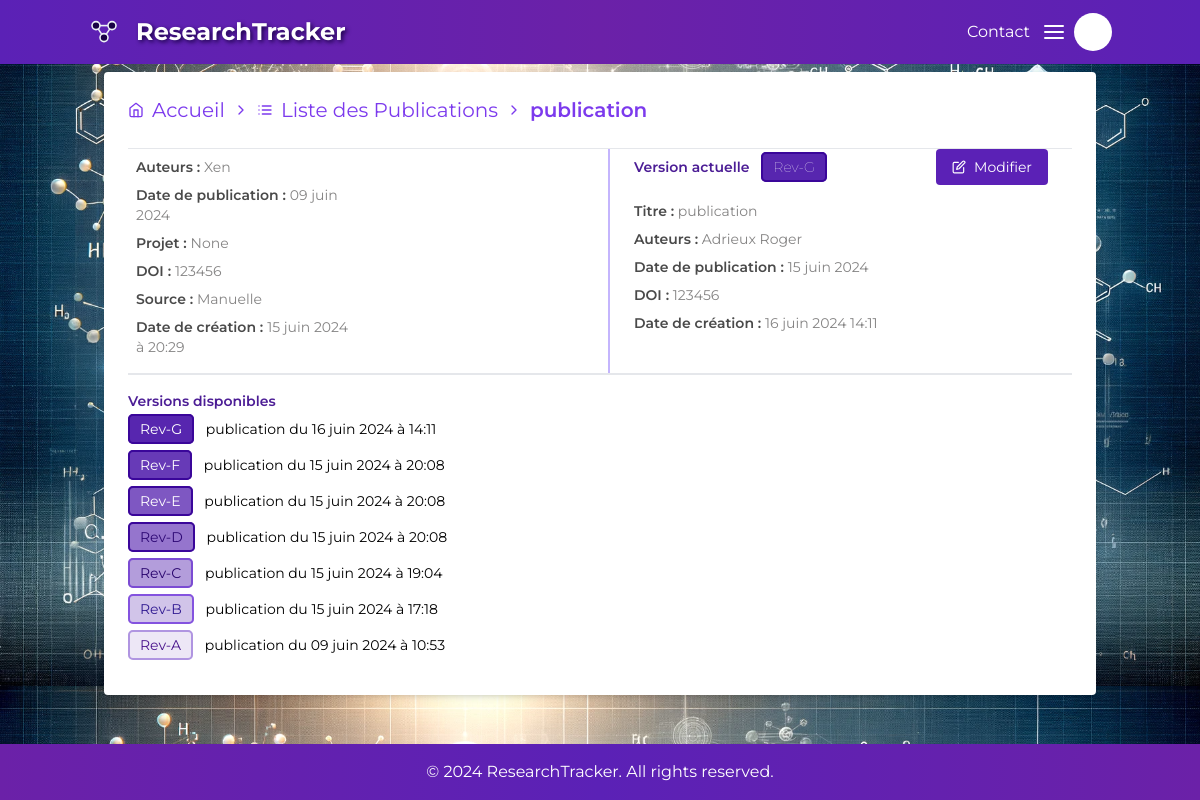
Page /publications/detail/4/ on the committed database.
### publications/models.py (models this page shows, shortened)
class Publication(models.Model):
    SOURCE_CHOICES = [
        ('web', 'Web'),
        ('manuelle', 'Manuelle'),
    ]
    user = models.ForeignKey(settings.AUTH_USER_MODEL, on_delete=models.CASCADE, null=True, blank=True)
    title = models.CharField(max_length=200)
    authors = models.TextField()
    publication_date = models.DateField()
    project = models.ForeignKey(Project, on_delete=models.CASCADE, related_name='publications', null=True, blank=True,
                                default="Aucun")
    journal = CKEditor5Field(blank=True, null=True)
    doi = models.CharField(max_length=100)
    source = models.CharField(max_length=10, choices=SOURCE_CHOICES, default='manuelle')
    initial_version = models.ForeignKey('PublicationVersion', null=True, blank=True, on_delete=models.SET_NULL,
                                        related_name='initial_publication')
    current_version = models.ForeignKey('PublicationVersion', null=True, blank=True, on_delete=models.SET_NULL,
                                        related_name='current_publication')
    created_at = models.DateTimeField(auto_now=True)

class PublicationVersion(models.Model):
    publication = models.ForeignKey(Publication, on_delete=models.CASCADE, related_name='versions', blank=True,
                                    null=True)
    title = models.CharField(max_length=200)
    authors = models.CharField(max_length=200)
    publication_date = models.DateField()
    journal = CKEditor5Field(blank=True, null=True)  # contenu du journal
    doi = models.CharField(max_length=100, blank=True, null=True)
    created_at = models.DateTimeField(auto_now=True)
    version = models.CharField(max_length=10, blank=True)
    media_files = models.ManyToManyField('Media', blank=True, related_name='publication_versions')

### publications/views.py (the view, shortened to what this page needs)
# urls.py: path('detail/<int:pk>/', PublicationDetailView.as_view(), name='publication-detail'),
class PublicationDetailView(DetailView):
    model = Publication
    template_name = 'publications/publication_details.html'
    context_object_name = 'publication'
    def get(self, request, pk, *args, **kwargs):
        publication = get_object_or_404(Publication, pk=pk)
        versions = publication.versions.all().order_by('-created_at')
        version_pk = request.GET.get('version_pk')
        if version_pk:
            current_version = get_object_or_404(PublicationVersion, pk=version_pk, publication=publication)
        else:
            current_version = publication.current_version
        return render(request, self.template_name, {
            'publication': publication,
            'current_version': current_version,
            'versions': versions
        })

### publications/templates/publications/publication_details.html (shortened to what this page needs)
{% extends "base.html" %}
{% block content %}
    <div class="container mx-auto mt-2" xmlns="http://www.w3.org/1999/html">
        <div class="bg-white shadow-md rounded p-6 text-sm">
            <nav class="flex items-center text-xl mb-6 t text-violet-600 space-x-2">
                <a href="{% url 'dashboard' %}" class="flex items-center hover:underline">
                    <i data-feather="home" class="mr-2 md-icon feather-icon"></i>Accueil</a>
                <i data-feather="chevron-right" class="mr-2 md-icon feather-icon"></i>
                <a href="{% url 'publications-list' %}" class="flex items-center hover:underline">
                    <i data-feather="list" class="mr-2 md-icon feather-icon"></i>Liste des Publications</a>
                <i data-feather="chevron-right" class="mr-2 md-icon feather-icon"></i>
                <span class="font-semibold">{{ publication.title }}</span>
            </nav>
            <hr>
            <div class="grid w-full grid-cols-2 divide-x-2  divide-violet-300 space-x-2">
                <div class="w-1/2 mr-2 p-2">
                    <p class="mb-2 text-strong">Auteurs : <span class="text-muted">{{ publication.authors }}</span></p>
                    <p class="mb-2 text-strong">Date de publication : <span
                            class="text-muted">{{ publication.publication_date|date:"d F Y" }}</span></p>
                    <p class="mb-2 text-strong">Projet : <span class="text-muted">{{ publication.project }}</span></p>
                    <p class="mb-2 text-strong">DOI : <span class="text-muted">{{ publication.doi }}</span></p>
                    <p class="mb-2 text-strong">Source : <span
                            class="text-muted">{{ publication.get_source_display }}</span></p>
                    <p class="mb-2 text-strong">Date de création : <span
                            class="text-muted">{{ publication.created_at|date:"d F Y à H:i" }}</span></p>
                </div>
                <div class="px-6">
                    {% if current_version %}
                        <div class="flex justify-between items-center w-full mb-4">
                            <div class="text-md text-violet-900 font-semibold">Version actuelle
                                <span class="text-sm ml-2 font-thin Rev {{ current_version.version }}">{{ current_version.version }}</span>
                            </div>
                            <a href="{% url 'publication-version-edit' publication.pk current_version.pk %}" class="bg-violet-800 hover:bg-violet-900 text-white py-2 px-4 rounded flex items-center">
                                <i data-feather="edit" class="sm-icon mr-2"></i> Modifier
                            </a>
                        </div>
                        <p class="mb-2 text-strong">Titre :<span
                                class="text-muted"> {{ current_version.title }}</span></p>
                        <p class="mb-2 text-strong">Auteurs :<span
                                class="text-muted"> {{ current_version.authors }}</span></p>
                        <p class="mb-2 text-strong">Date de publication : <span
                                class="text-muted">{{ current_version.publication_date|date:"d F Y" }}</span>
                        </p>
                        <p class="mb-2 text-strong">DOI :<span
                                class="text-muted"> {{ current_version.doi }}</span></p>
                        <p class="mb-2 text-strong">Date de création :<span
                                class="text-muted"> {{ current_version.created_at|date:"d F Y H:i" }}</span>
                        </p>
                        </div>
                        </div>
                        <hr>
                        <hr>
                        {% if publication.versions.exists %}
                            <h3 class="text-md text-violet-900 font-semibold mt-4 mb-2">Versions disponibles</h3>
                            <ul>
                                {% for version in versions %}
                                    <li class=" hover:text-violet-600 mb-4">
                                        <span class="hover:no-underline mr-2 Rev text-sm {{ version.version }}">{{ version.version }}</span>
                                        <a class="hover:underline"
                                           href="{% url 'publication-detail' publication.pk %}?version_pk={{ version.pk }}"
                                           >{{ version.title }}
                                            du {{ version.created_at|date:"d F Y à H:i" }}</a>
                                    </li>
                                {% endfor %}
                            </ul>
                        {% endif %}
                    {% endif %}
        </div>
    </div>
{% endblock %}

### rows in the picture
Publication: title "publication", authors "Xen", publication_date "09 juin 2024", project "None", doi "123456", source "Manuelle", created_at "15 juin 2024 à 20:29"
PublicationVersion: version "Rev-G", title "publication", authors "Adrieux Roger", publication_date "15 juin 2024", doi "123456", created_at "16 juin 2024 14:11", created_at "16 juin 2024 à 14:11"
PublicationVersion: version "Rev-F", title "publication", created_at "15 juin 2024 à 20:08"
PublicationVersion: version "Rev-E", title "publication", created_at "15 juin 2024 à 20:08"
PublicationVersion: version "Rev-D", title "publication", created_at "15 juin 2024 à 20:08"
PublicationVersion: version "Rev-C", title "publication", created_at "15 juin 2024 à 19:04"
PublicationVersion: version "Rev-B", title "publication", created_at "15 juin 2024 à 17:18"
PublicationVersion: version "Rev-A", title "publication", created_at "09 juin 2024 à 10:53"
